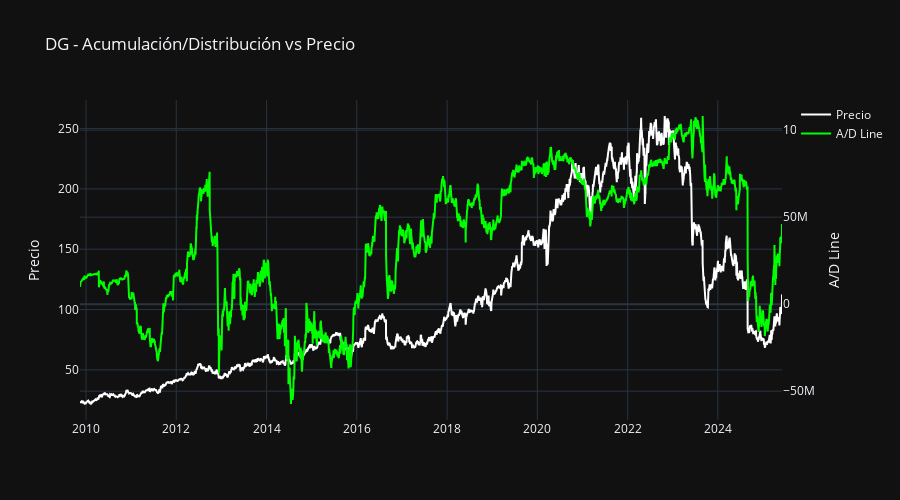

Notebook cell for this chart:
### Code cell
fig = go.Figure()

fig.add_trace(go.Scatter(x=df.index, y=df["close"], name="Precio", yaxis="y1", line=dict(color="white")))
fig.add_trace(go.Scatter(x=df.index, y=df["AD_line"], name="A/D Line", yaxis="y2", line=dict(color="lime")))

fig.update_layout(
    title=f"{simbolo} - Acumulación/Distribución vs Precio",
    template="plotly_dark",
    height=500,
    yaxis=dict(title="Precio"),
    yaxis2=dict(title="A/D Line", overlaying="y", side="right")
)

fig.show()

### Figure 1 — Plotly figure (JSON) as saved in the notebook; plotly's stock layout.template omitted (floating-point values rounded to 4 significant figures; data arrays with more than 128 entries replaced by an {"elided": "..."} marker saying what was removed)
{"data": [{"line": {"color": "white"}, "name": "Precio", "type": "scatter", "x": {"elided": "3911 str values"}, "y": {"elided": "3911 float values"}, "yaxis": "y"}, {"line": {"color": "lime"}, "name": "A/D Line", "type": "scatter", "x": {"elided": "3911 str values"}, "y": {"elided": "3911 float values"}, "yaxis": "y2"}], "layout": {"height": 500, "title": {"text": "DG - Acumulación/Distribución vs Precio"}, "yaxis": {"title": {"text": "Precio"}}, "yaxis2": {"overlaying": "y", "side": "right", "title": {"text": "A/D Line"}}}}
